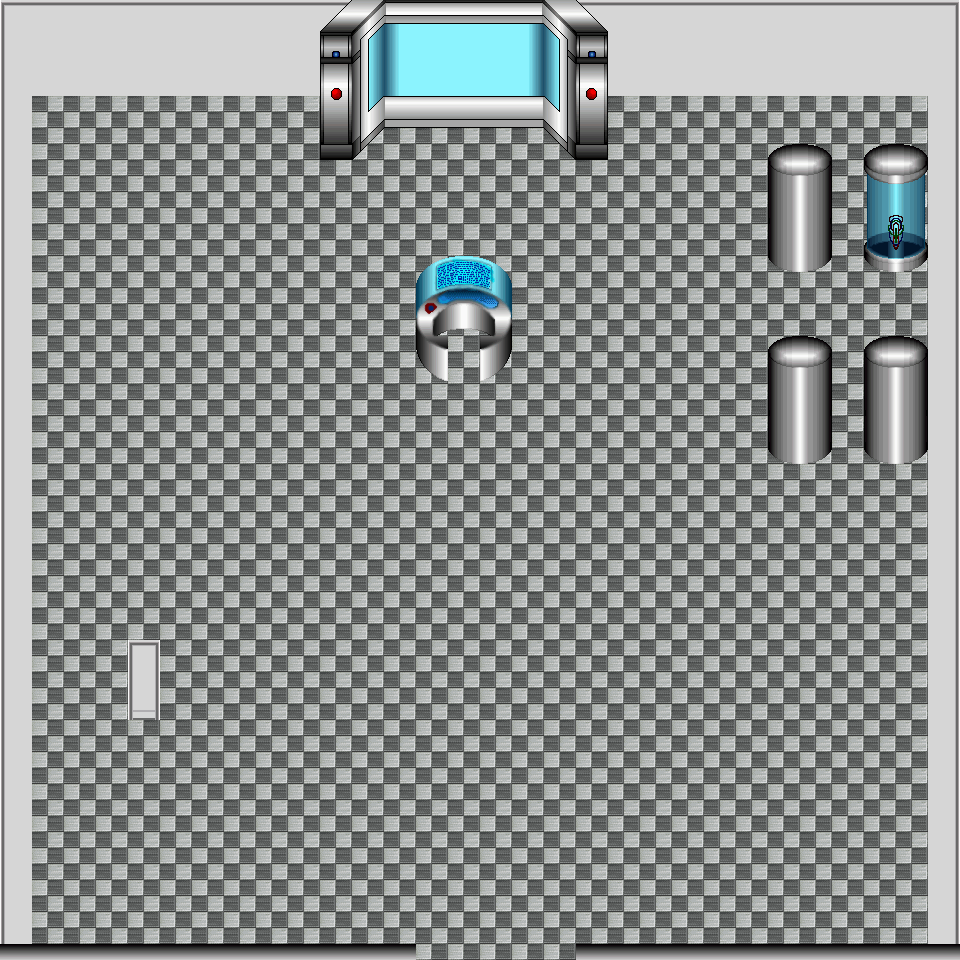

A 2D game scene composited from a Tiled map and its tileset images. What follows is a short description and the map's XML, with each tile layer's data collapsed to a summary:
An orthogonal 30x30 tile map with 32x32 px tiles, 3 tile layers (Calque de Tile 1, Calque 2, Calque 3), 2 tilesets.

<map version="1.0" orientation="orthogonal" renderorder="right-down" width="30" height="30" tilewidth="32" tileheight="32">
 <tileset firstgid="1" name="testDeco" tilewidth="32" tileheight="32">
  <image source="testDeco.png" width="256" height="832" />
  <tile id="0">
   <properties>
    <property name="blocked" value="" />
   </properties>
  </tile>
  <tile id="1">
   <properties>
    <property name="blocked" value="" />
   </properties>
  </tile>
  <tile id="4">
   <properties>
    <property name="blocked" value="" />
   </properties>
  </tile>
  <tile id="5">
   <properties>
    <property name="blocked" value="" />
   </properties>
  </tile>
  <tile id="6">
   <properties>
    <property name="blocked" value="" />
   </properties>
  </tile>
  <tile id="7">
   <properties>
    <property name="blocked" value="" />
   </properties>
  </tile>
  <tile id="8">
   <properties>
    <property name="blocked" value="" />
   </properties>
  </tile>
  <tile id="9">
   <properties>
    <property name="blocked" value="" />
   </properties>
  </tile>
  <tile id="14">
   <properties>
    <property name="blocked" value="" />
   </properties>
  </tile>
  <tile id="15">
   <properties>
    <property name="blocked" value="" />
   </properties>
  </tile>
  <tile id="16">
   <properties>
    <property name="blocked" value="" />
   </properties>
  </tile>
  <tile id="17">
   <properties>
    <property name="blocked" value="" />
   </properties>
  </tile>
  <tile id="22">
   <properties>
    <property name="blocked" value="" />
   </properties>
  </tile>
  <tile id="23">
   <properties>
    <property name="blocked" value="" />
   </properties>
  </tile>
  <tile id="24">
   <properties>
    <property name="blocked" value="" />
   </properties>
  </tile>
  <tile id="25">
   <properties>
    <property name="blocked" value="" />
   </properties>
  </tile>
  <tile id="30">
   <properties>
    <property name="blocked" value="" />
   </properties>
  </tile>
  <tile id="31">
   <properties>
    <property name="blocked" value="" />
   </properties>
  </tile>
  <tile id="32">
   <properties>
    <property name="blocked" value="" />
   </properties>
  </tile>
  <tile id="33">
   <properties>
    <property name="blocked" value="" />
   </properties>
  </tile>
  <tile id="48">
   <properties>
    <property name="blocked" value="" />
   </properties>
  </tile>
  <tile id="49">
   <properties>
    <property name="blocked" value="" />
   </properties>
  </tile>
  <tile id="50">
   <properties>
    <property name="blocked" value="" />
   </properties>
  </tile>
  <tile id="51">
   <properties>
    <property name="blocked" value="" />
   </properties>
  </tile>
  <tile id="56">
   <properties>
    <property name="blocked" value="" />
   </properties>
  </tile>
  <tile id="57">
   <properties>
    <property name="blocked" value="" />
   </properties>
  </tile>
  <tile id="58">
   <properties>
    <property name="blocked" value="" />
   </properties>
  </tile>
  <tile id="59">
   <properties>
    <property name="blocked" value="" />
   </properties>
  </tile>
  <tile id="64">
   <properties>
    <property name="blocked" value="" />
   </properties>
  </tile>
  <tile id="65">
   <properties>
    <property name="blocked" value="" />
   </properties>
  </tile>
  <tile id="66">
   <properties>
    <property name="blocked" value="" />
   </properties>
  </tile>
  <tile id="67">
   <properties>
    <property name="blocked" value="" />
   </properties>
  </tile>
  <tile id="96">
   <properties>
    <property name="blocked" value="" />
   </properties>
  </tile>
  <tile id="97">
   <properties>
    <property name="blocked" value="" />
   </properties>
  </tile>
  <tile id="98">
   <properties>
    <property name="blocked" value="" />
   </properties>
  </tile>
  <tile id="99">
   <properties>
    <property name="blocked" value="" />
   </properties>
  </tile>
  <tile id="100">
   <properties>
    <property name="blocked" value="" />
   </properties>
  </tile>
  <tile id="101">
   <properties>
    <property name="blocked" value="" />
   </properties>
  </tile>
  <tile id="102">
   <properties>
    <property name="blocked" value="" />
   </properties>
  </tile>
  <tile id="103">
   <properties>
    <property name="blocked" value="" />
   </properties>
  </tile>
  <tile id="104">
   <properties>
    <property name="blocked" value="" />
   </properties>
  </tile>
  <tile id="105">
   <properties>
    <property name="blocked" value="" />
   </properties>
  </tile>
  <tile id="106">
   <properties>
    <property name="blocked" value="" />
   </properties>
  </tile>
  <tile id="107">
   <properties>
    <property name="blocked" value="" />
   </properties>
  </tile>
  <tile id="108">
   <properties>
    <property name="blocked" value="" />
   </properties>
  </tile>
  <tile id="109">
   <properties>
    <property name="blocked" value="" />
   </properties>
  </tile>
  <tile id="110">
   <properties>
    <property name="blocked" value="" />
   </properties>
  </tile>
  <tile id="111">
   <properties>
    <property name="blocked" value="" />
   </properties>
  </tile>
  <tile id="112">
   <properties>
    <property name="blocked" value="" />
   </properties>
  </tile>
  <tile id="113">
   <properties>
    <property name="blocked" value="" />
   </properties>
  </tile>
  <tile id="114">
   <properties>
    <property name="blocked" value="" />
   </properties>
  </tile>
  <tile id="115">
   <properties>
    <property name="blocked" value="" />
   </properties>
  </tile>
  <tile id="116">
   <properties>
    <property name="blocked" value="" />
   </properties>
  </tile>
  <tile id="117">
   <properties>
    <property name="blocked" value="" />
   </properties>
  </tile>
  <tile id="118">
   <properties>
    <property name="blocked" value="" />
   </properties>
  </tile>
  <tile id="119">
   <properties>
    <property name="blocked" value="" />
   </properties>
  </tile>
  <tile id="120">
   <properties>
    <property name="blocked" value="" />
   </properties>
  </tile>
  <tile id="121">
   <properties>
    <property name="blocked" value="" />
   </properties>
  </tile>
  <tile id="122">
   <properties>
    <property name="blocked" value="" />
   </properties>
  </tile>
  <tile id="123">
   <properties>
    <property name="blocked" value="" />
   </properties>
  </tile>
  <tile id="124">
   <properties>
    <property name="blocked" value="" />
   </properties>
  </tile>
  <tile id="125">
   <properties>
    <property name="blocked" value="" />
   </properties>
  </tile>
  <tile id="126">
   <properties>
    <property name="blocked" value="" />
   </properties>
  </tile>
  <tile id="127">
   <properties>
    <property name="blocked" value="" />
   </properties>
  </tile>
  <tile id="128">
   <properties>
    <property name="blocked" value="" />
   </properties>
  </tile>
  <tile id="129">
   <properties>
    <property name="blocked" value="" />
   </properties>
  </tile>
  <tile id="130">
   <properties>
    <property name="blocked" value="" />
   </properties>
  </tile>
  <tile id="131">
   <properties>
    <property name="blocked" value="" />
   </properties>
  </tile>
  <tile id="132">
   <properties>
    <property name="blocked" value="" />
   </properties>
  </tile>
  <tile id="133">
   <properties>
    <property name="blocked" value="" />
   </properties>
  </tile>
  <tile id="134">
   <properties>
    <property name="blocked" value="" />
   </properties>
  </tile>
  <tile id="135">
   <properties>
    <property name="blocked" value="" />
   </properties>
  </tile>
  <tile id="136">
   <properties>
    <property name="blocked" value="" />
   </properties>
  </tile>
  <tile id="137">
   <properties>
    <property name="blocked" value="" />
   </properties>
  </tile>
  <tile id="142">
   <properties>
    <property name="blocked" value="" />
   </properties>
  </tile>
  <tile id="143">
   <properties>
    <property name="blocked" value="" />
   </properties>
  </tile>
  <tile id="176">
   <properties>
    <property name="blocked" value="" />
   </properties>
  </tile>
  <tile id="177">
   <properties>
    <property name="blocked" value="" />
   </properties>
  </tile>
  <tile id="178">
   <properties>
    <property name="blocked" value="" />
   </properties>
  </tile>
  <tile id="184">
   <properties>
    <property name="blocked" value="" />
   </properties>
  </tile>
  <tile id="185">
   <properties>
    <property name="blocked" value="" />
   </properties>
  </tile>
  <tile id="186">
   <properties>
    <property name="blocked" value="" />
   </properties>
  </tile>
  <tile id="192">
   <properties>
    <property name="blocked" value="" />
   </properties>
  </tile>
  <tile id="194">
   <properties>
    <property name="blocked" value="" />
   </properties>
  </tile>
  <tile id="200">
   <properties>
    <property name="blocked" value="" />
   </properties>
  </tile>
  <tile id="202">
   <properties>
    <property name="blocked" value="" />
   </properties>
  </tile>
 </tileset>
 <tileset firstgid="209" name="elementDeco" tilewidth="32" tileheight="32">
  <image source="elementDeco.png" width="256" height="480" />
 </tileset>
 <layer name="Calque de Tile 1" width="30" height="30">
  <data>[900 cells, 900 non-empty, 7 distinct tile ids]</data>
 </layer>
 <layer name="Calque 2" width="30" height="30">
  <data>[900 cells, 108 non-empty, 56 distinct tile ids]</data>
 </layer>
 <layer name="Calque 3" width="30" height="30">
  <data>[900 cells, 16 non-empty, 16 distinct tile ids]</data>
 </layer>
</map>
